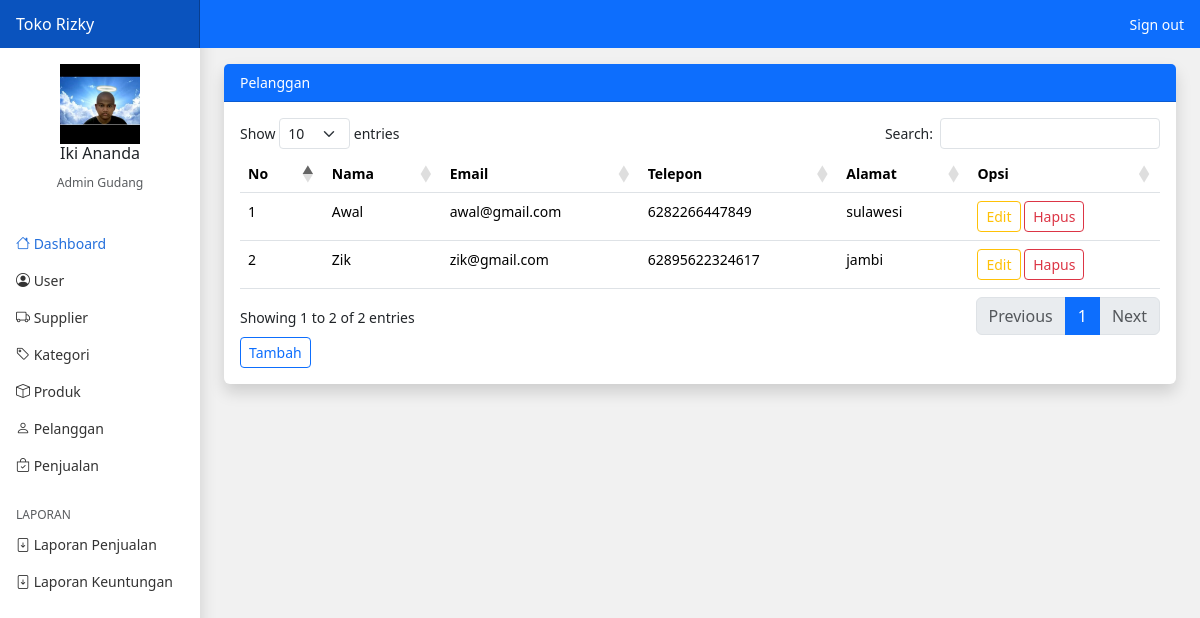
Page /gudang/index.php?page=pelanggan (signed in) on the committed database.
### tables this page shows
CREATE TABLE `pelanggan` (
  `id_pelanggan` int(11) NOT NULL,
  `id_toko` int(11) NOT NULL,
  `nama_pelanggan` varchar(100) NOT NULL,
  `email_pelanggan` varchar(100) NOT NULL,
  `telepon_pelanggan` varchar(25) NOT NULL,
  `alamat_pelanggan` varchar(100) NOT NULL
);

### gudang/pelanggan.php (the view)
<?php
$id_toko =$_SESSION['user']['id_toko'];
$pelanggan = array();
$ambil = $koneksi->query("SELECT * FROM pelanggan WHERE id_toko ='$id_toko'");
while($tiap = $ambil->fetch_assoc())
{
    $pelanggan[] = $tiap;
}
?>
<div class="card border-0 shadow">
    <div class="card-header bg-primary text-white">Pelanggan</div>
    <div class="card-body">
        <table class="table" id="example">
            <thead>
                <tr>
                    <th>No</th>
                    <th>Nama</th>
                    <th>Email</th>
                    <th>Telepon</th>
                    <th>Alamat</th>
                    <th>Opsi</th>
                </tr>
            </thead>
            <tbody>
                <?php foreach ($pelanggan as $key => $value): ?>
                <tr>
                    <td><?php echo $key +1 ?></td>
                    <td><?php echo $value["nama_pelanggan"] ?></td>
                    <td><?php echo $value["email_pelanggan"] ?></td>
                    <td><?php echo $value["telepon_pelanggan"] ?></td>
                    <td><?php echo $value["alamat_pelanggan"] ?></td>
                    <td>
                        <a class="btn btn-outline-warning btn-sm" href="index.php?page=pelanggan_edit&id=<?php echo $value["id_pelanggan"] ?>">Edit</a>
                        <a class="btn btn-outline-danger btn-sm" href="index.php?page=pelanggan_hapus&id=<?php echo $value["id_pelanggan"] ?>">Hapus</a>
                    </td>
                </tr>
                <?php endforeach ?>
            </tbody>
        </table>
        <a class="btn btn-outline-primary btn-sm" href="index.php?page=pelanggan_tambah">Tambah</a>
    </div>
</div>

### assets/css/dashboard.css (style rules this page uses)
body { font-size: .875rem; }

### rows in the picture
pelanggan: nama_pelanggan "Awal", email_pelanggan "awal@gmail.com", telepon_pelanggan "6282266447849", alamat_pelanggan "sulawesi"
pelanggan: nama_pelanggan "Zik", email_pelanggan "zik@gmail.com", telepon_pelanggan "62895622324617", alamat_pelanggan "jambi"

### other values in the picture
$_SESSION['user']['nama_user'] "Iki Ananda"
